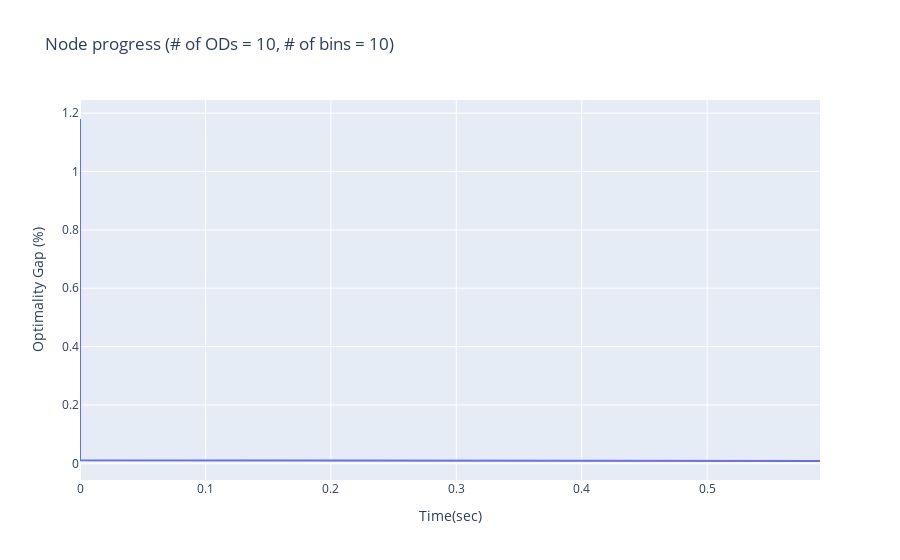

Notebook code for this chart:
### Code cell
glt.plot(node_log, y="Gap", color="Log", type="line", labels={"Time": "Time(sec)", "Gap": "Optimality Gap (%)"}, title = "Node progress (# of ODs = {}, # of bins = {})".format(n_ods, n_bins))

### Figure 1 — Plotly figure (JSON) as saved in the notebook; plotly's stock layout.template omitted (floating-point values rounded to 4 significant figures)
{"data": [{"hovertemplate": "Time(sec)=%{x}<br>Optimality Gap (%)=%{y}<extra></extra>", "legendgroup": "", "line": {"color": "#636efa", "dash": "solid"}, "marker": {"symbol": "circle"}, "mode": "lines", "name": "", "orientation": "v", "showlegend": false, "type": "scatter", "x": [0, 0, 0, 0, 0, 0, 0, 0, 0, 0, 0, 0, 0, 0, 0, 0, 0, 0, 0, 0, 0, 0, 0, 0, 0, 0, 0, 0.59], "xaxis": "x", "y": [null, 1.18, 1.17, 1.17, 0.122, 0.0826, 0.0785, 0.0692, 0.0664, 0.0584, 0.0583, 0.0562, 0.0558, 0.055, 0.055, 0.0542, 0.0539, 0.0539, 0.0536, 0.0342, 0.0342, 0.0342, 0.0111, 0.0111, 0.0111, 0.0108, 0.0105, 0.007884], "yaxis": "y"}], "layout": {"legend": {"tracegroupgap": 0}, "title": {"text": "Node progress (# of ODs = 10, # of bins = 10)"}, "xaxis": {"anchor": "y", "domain": [0, 1], "title": {"text": "Time(sec)"}}, "yaxis": {"anchor": "x", "domain": [0, 1], "title": {"text": "Optimality Gap (%)"}}}}
